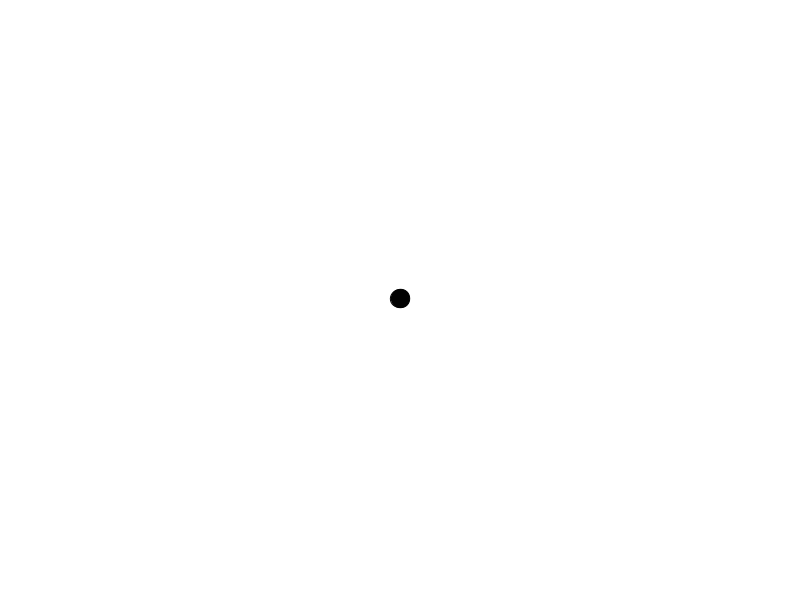
Frame 1 (no input)
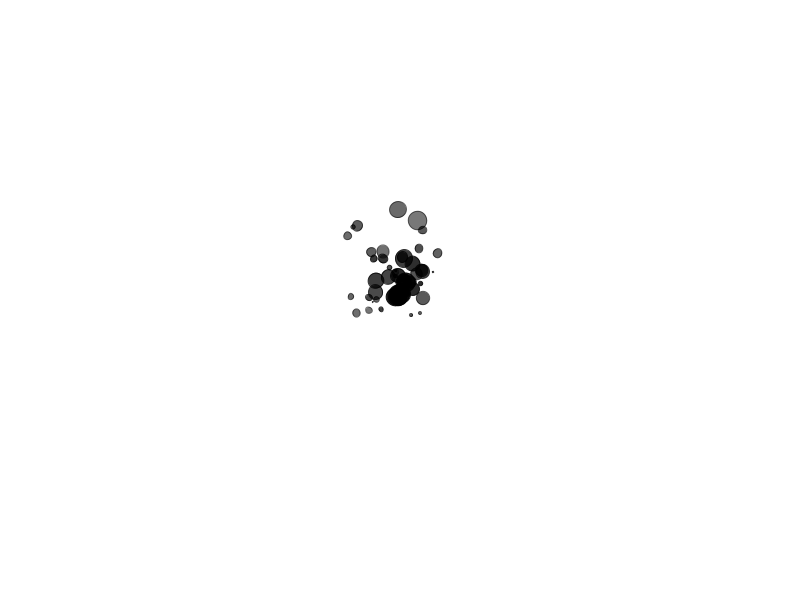
Frame 60 (the mouse pressed at the canvas centre just before this capture)
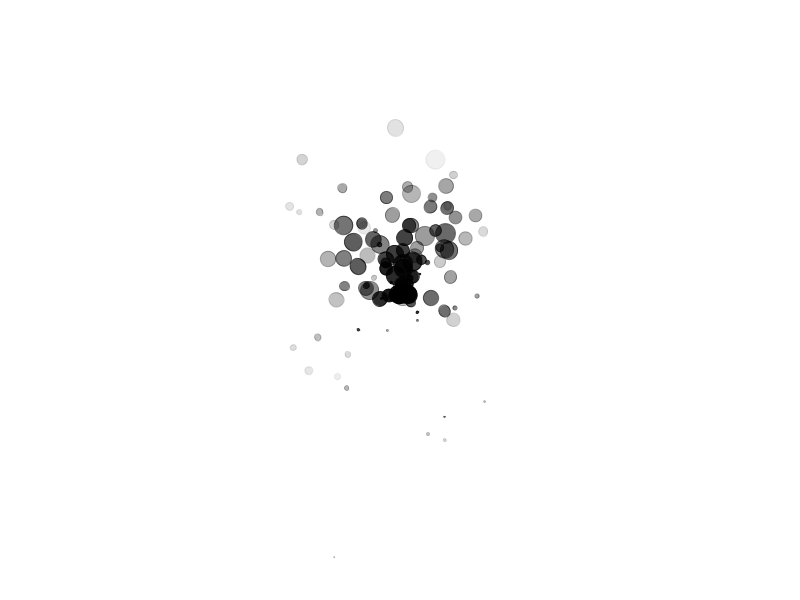
Frame 120 (the mouse held since frame 60 and released just before this capture)

The Processing sketch that drew these frames (run headless with seeded random() and noise(); from frame 60 on, the mouse is pressed at the canvas centre):

// Processing sketch: SystemsApplyingForce
// ── SystemsApplyingForce.pde

import java.util.Iterator;
ParticleSystem ps;

void setup(){
  size(800,600);
  ps = new ParticleSystem(new PVector(width/2, height/2));
  
}

void draw(){
  PVector gravity = new PVector(0,0.1);
  background(255);
  ps.addParticle();
  ps.run();
  ps.applyForce(gravity);

  
}
// ── Particle.pde
import java.util.Iterator;

class Particle{
  PVector acc;
  PVector vel;
  PVector loc;
  float lifespan;
  float mass;
  float theta;
  
    Particle(PVector l){
      acc = new PVector(0,0);
      vel = new PVector(random(-1,1), random(-2,0));
      loc = l.get();
      lifespan =255;
      mass=random(20);
      theta = PI/4;
    }
    
    void run(){
      update();
      display();
    }
    
    void update(){
      vel.add(acc);
      loc.add(vel);
      acc.mult(0);
      lifespan-=2;
      theta = atan2(vel.x,vel.y);
    }
    
    void applyForce(PVector force){
      PVector f= PVector.div(force, mass);
      acc.add(f);
    }
    
    void display(){
      fill(0,lifespan);
      stroke(0,lifespan);
      pushMatrix();
      translate(loc.x,loc.y);
      rotate(theta);
      ellipse(0,0,mass,mass);
      popMatrix();
    }
    
    boolean isDead(){
    if(lifespan < 0.0)return true; return false;
    }

}
// ── ParticleSystem.pde
import java.util.Iterator;

class ParticleSystem{
  PVector origin;
  ArrayList<Particle> particles;
  
  ParticleSystem(PVector l){
    origin=l.get();
    particles = new ArrayList<Particle>();
  }
  
  void addParticle(){
    particles.add(new Particle(origin));
  }
  
  void applyForce(PVector f){
    for(Particle p:particles){
      p.applyForce(f);
    }
  }
  
  void run(){
    Iterator<Particle> it = particles.iterator();
    
    while(it.hasNext()){
     Particle p =it.next();
     p.run();
     if(p.isDead()){
       it.remove();
     }
    
    }
    
  }

}
